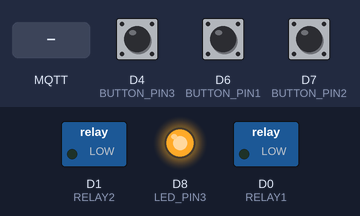
Bench run of a sketch on a simulated ESP8266 (NodeMCU). Shown: switched loads named in the sketch (green lamp = pin HIGH), output pins drawn as LEDs (lit = HIGH). The inputs (shaded band) are chosen by the test bench; at power-on: D6 (BUTTON_PIN1) HIGH, D4 (BUTTON_PIN3) HIGH, D7 (BUTTON_PIN2) HIGH. WiFi joins after 1.5 s; servers stay silent unless stated; no MQTT or app messages arrive unless stated; not simulated (calls return 0 or success): secret.h; what the sketch prints to the serial monitor is not drawn.

Above: at 2.7 s.
2.8 s: D6 (BUTTON_PIN1) pulled LOW for 0.15 s
At 4.1 s:
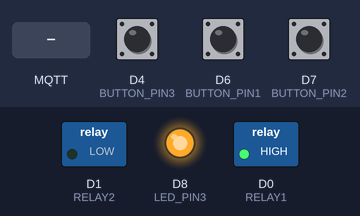
4.4 s: MQTT message "1" arrives on the second subscribed topic
At 5.1 s:
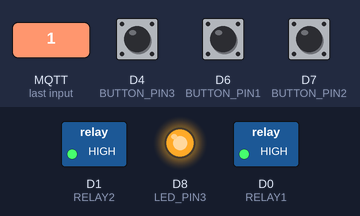
5.9 s: D4 (BUTTON_PIN3) pulled LOW for 0.15 s
At 7.1 s:
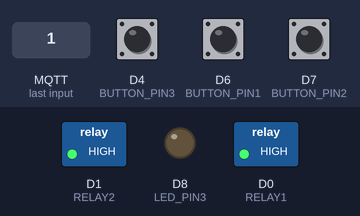
7.5 s: D7 (BUTTON_PIN2) pulled LOW for 0.15 s
At 8.8 s:
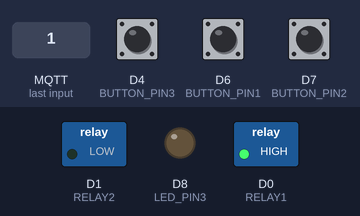
9.1 s: D6 (BUTTON_PIN1) pulled LOW for 1 s
At 10.4 s:
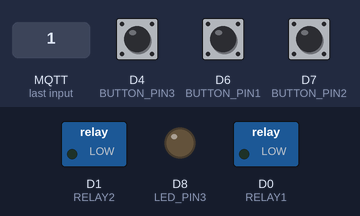
11.6 s: D7 (BUTTON_PIN2) pulled LOW for 1 s
At 13.5 s:
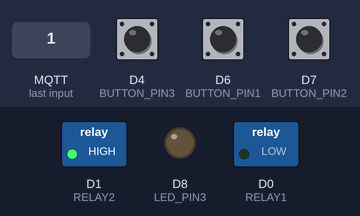
Timing chart, 0 to 15.0 s (numbered marks = the images above; inputs shaded):
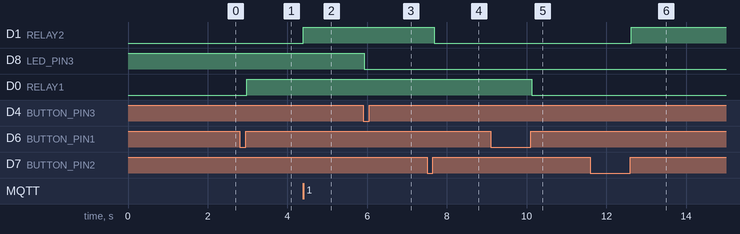

Measured:
- after the input at 2.8 s, D0 (RELAY1): LOW → HIGH after 0.18 s
- after the input at 4.4 s, D1 (RELAY2): LOW → HIGH at once
- after the input at 5.9 s, D8 (LED_PIN3): HIGH → LOW at once
- after the input at 7.5 s, D1 (RELAY2): HIGH → LOW after 0.18 s
- after the input at 9.1 s, D0 (RELAY1): HIGH → LOW after 1.0 s
- after the input at 11.6 s, D1 (RELAY2): LOW → HIGH after 1.0 s

The sketch:

espmqttrelay.ino
```cpp
/*
D0	Relay1
D1	Relay2

D6	Button1	toggles Relay1
D7	Button2 toggles Relay2
D4	Button3
D8	Led1 	Indicators(on/off)

*/

#include "secret.h"
#include <ESP8266WiFi.h>
#include <PubSubClient.h>
#include <Bounce2.h>

#define BUTTON_PIN1 D6
#define BUTTON_PIN2 D7
#define BUTTON_PIN3 D4
// #define LED_PIN1 D5
// #define LED_PIN1 D4
// #define LED_PIN2 D6
 #define LED_PIN3 D8
#define RELAY1 D0
#define RELAY2 D1

// WIFI parameters
const char* SSID = MYWIFISSID;
const char* PASSWORD = MYWIFIPASS;

// MQTT Config
const char* BROKER_MQTT = MYMQTTBROKER; // MQTT Broker IP
int BROKER_PORT = 1883;
WiFiClient espClient;
PubSubClient MQTT(espClient);

int ledState1 = LOW;
int ledState2 = LOW;
int ledState3 = HIGH;

Bounce debouncer1 = Bounce(); // Instantiate a Bounce object
Bounce debouncer2 = Bounce(); // Instantiate a Bounce object
Bounce debouncer3 = Bounce(); // Instantiate a Bounce object

void setup() {


  initPins();
  initSerial();
  initWiFi();
  initMQTT();
}


void initPins() {
/*  pinMode(LED_PIN1,OUTPUT); // Setup the LED
  digitalWrite(LED_PIN1,ledState1);
  pinMode(LED_PIN2,OUTPUT); // Setup the LED
  digitalWrite(LED_PIN2,ledState2); */
  pinMode(LED_PIN3,OUTPUT); // Setup the LED
  digitalWrite(LED_PIN3,ledState3);

  pinMode(RELAY1,OUTPUT);
  digitalWrite(RELAY1,ledState1);
  pinMode(RELAY2,OUTPUT);
  digitalWrite(RELAY2,ledState2);

  debouncer1.attach(BUTTON_PIN1,INPUT_PULLUP); // Attach the debouncer to a pin with INPUT_PULLUP mode
  debouncer1.interval(25); // Use a debounce interval of 25 milliseconds
  debouncer2.attach(BUTTON_PIN2,INPUT_PULLUP); // Attach the debouncer to a pin with INPUT_PULLUP mode
  debouncer2.interval(25); // Use a debounce interval of 25 milliseconds
  debouncer3.attach(BUTTON_PIN3,INPUT_PULLUP); // Attach the debouncer to a pin with INPUT_PULLUP mode
  debouncer3.interval(25); // Use a debounce interval of 25 milliseconds
}

void initSerial() {
  Serial.begin(9600);
}

void initWiFi() {
  delay(10);
  Serial.println();
  Serial.print("Connecting: ");
  Serial.println(SSID);

  WiFi.begin(SSID, PASSWORD); // Wifi Connect
  while (WiFi.status() != WL_CONNECTED) {
    delay(100);
    Serial.print(".");
  }

  Serial.println("");
  Serial.print(SSID);
  Serial.println(" | IP ");
  Serial.println(WiFi.localIP());
}

// MQTT Broker connection
void initMQTT() {
  MQTT.setServer(BROKER_MQTT, BROKER_PORT);
  MQTT.setCallback(mqtt_callback);
}

// Receive messages
void mqtt_callback(char* topic, byte* payload, unsigned int length) {

  String message;
  for (int i = 0; i < length; i++) {
    char c = (char)payload[i];
    message += c;
  }
  Serial.print("Topic ");
  Serial.print(topic);
  Serial.print(" | ");
  Serial.println(message);


  if (strcmp(topic,"haus/light/lamp1")==0){ // 0 means there is a match
    if ((message == "1") && (ledState1 == LOW) ) {    toggle1(); Serial.println("debug1"); }
    if ((message == "0") && (ledState1 == HIGH)) {    toggle1();  }
  }
  if (strcmp(topic,"haus/light/lamp2")==0){ // 0 means there is a match
    if ((message == "1") && (ledState2 == LOW)) {    toggle2();  }
    if ((message == "0") && (ledState2 == HIGH)) {    toggle2();  }
  }


  message = "";
    Serial.println();
    Serial.flush();
}

void reconnectMQTT() {
    while (!MQTT.connected()) {
      Serial.print("Connection to MQTT Broker: ");
      Serial.println(BROKER_MQTT);
      if (MQTT.connect("ESP8266")) {
        Serial.println("Connected");
      MQTT.subscribe("haus/light/lamp1");
      MQTT.subscribe("haus/light/lamp2");
      } else {
        Serial.println("Connection failed");
        Serial.println("Retry in 2 secs");
        delay(2000);
      }
    }
  }

  void recconectWiFi() {
    while (WiFi.status() != WL_CONNECTED) {
      delay(100);
      Serial.print(".");
    }
  }

void toggle1(){
   ledState1 = !ledState1;
  // digitalWrite(LED_PIN1,ledState1); // Apply new LED state
   digitalWrite(RELAY1,ledState1); // Apply new LED state
   Serial.println("toggle1");
}

void toggle2(){
   ledState2 = !ledState2;
   //digitalWrite(LED_PIN2,ledState2); // Apply new LED state
   digitalWrite(RELAY2,ledState2); // Apply new LED state
   Serial.println("toggle2");
}

void toggle3(){
   ledState3 = !ledState3;
   digitalWrite(LED_PIN3,ledState3); // Apply new LED state
}

void loop() {

   debouncer1.update(); // Update the Bounce instance
   debouncer2.update(); // Update the Bounce instance
   debouncer3.update(); // Update the Bounce instance

   if ( debouncer1.rose() ) { toggle1(); } // button normal closed
   if ( debouncer2.rose() ) { toggle2(); } //
   if ( debouncer3.fell() ) { toggle3(); } // Call code if button transitions from HIGH to LOW

   if (ledState3 == HIGH) {
      if (!MQTT.connected()) {
         reconnectMQTT(); // Retry Worker MQTT Server connection
      }
      recconectWiFi(); // Retry WiFi Network connection
      MQTT.loop();
   }
}
```
